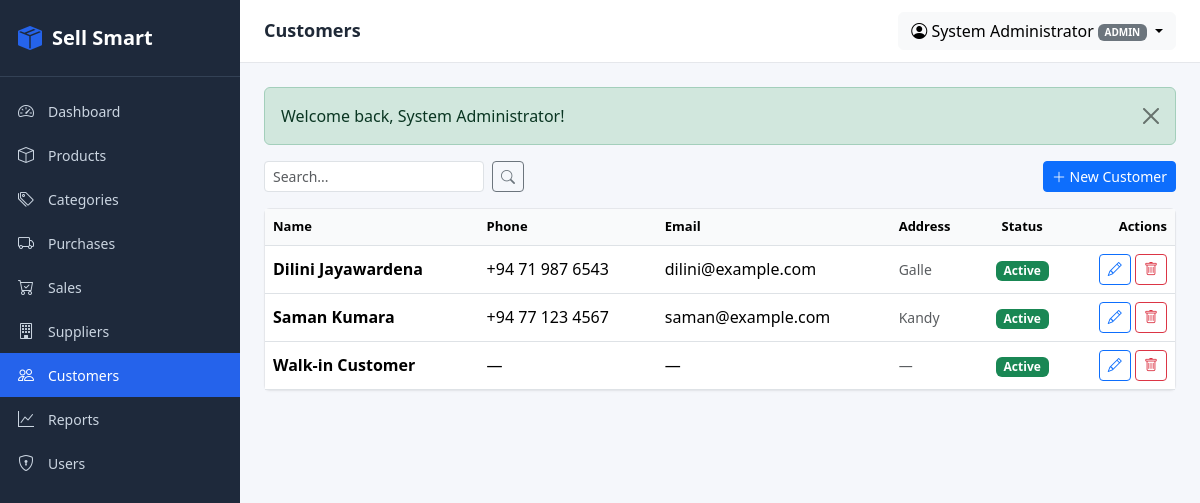
Screenshot of /modules/customers/index.php (signed in) with the database file from the repository.
### tables this page shows
CREATE TABLE customers (
  customer_id  INT UNSIGNED AUTO_INCREMENT PRIMARY KEY,
  name         VARCHAR(120) NOT NULL,
  phone        VARCHAR(30)  NULL,
  email        VARCHAR(100) NULL,
  address      VARCHAR(255) NULL,
  is_active    TINYINT(1)   NOT NULL DEFAULT 1,
  created_at   DATETIME     NOT NULL DEFAULT CURRENT_TIMESTAMP,
  updated_at   DATETIME     NOT NULL DEFAULT CURRENT_TIMESTAMP ON UPDATE CURRENT_TIMESTAMP,
  INDEX idx_customers_name (name)
);

### includes/helpers.php (called while the page is built, shortened)
<?php
function e($value): string
{
    return htmlspecialchars((string)($value ?? ''), ENT_QUOTES, 'UTF-8');
}
function url(string $path = ''): string
{
    return rtrim(BASE_URL, '/') . '/' . ltrim($path, '/');
}

### config/database.php (called while the page is built)
<?php
function db(): PDO
{
    static $pdo = null;
    if ($pdo !== null) {
        return $pdo;
    }
    $host    = 'localhost';
    $dbname  = 'inventory';
    $user    = 'root';
    $pass    = '';
    $charset = 'utf8mb4';
    $dsn = "mysql:host={$host};dbname={$dbname};charset={$charset}";
    $options = [
        PDO::ATTR_ERRMODE            => PDO::ERRMODE_EXCEPTION,
        PDO::ATTR_DEFAULT_FETCH_MODE => PDO::FETCH_ASSOC,
        PDO::ATTR_EMULATE_PREPARES   => false,
    ];
    try {
        $pdo = new PDO($dsn, $user, $pass, $options);
    } catch (PDOException $e) {
        die('Database connection failed: ' . htmlspecialchars($e->getMessage()));
    }
    return $pdo;
}

### includes/auth.php (called while the page is built, shortened)
<?php
function current_role(): ?string
{
    return $_SESSION['user']['role'] ?? null;
}
function is_admin(): bool
{
    return current_role() === 'admin';
}

### modules/customers/index.php (the view, shortened to what this page needs)
<?php
$search  = trim($_GET['q'] ?? '');
$page    = max(1, (int)($_GET['page'] ?? 1));
$perPage = 15;
$offset  = ($page - 1) * $perPage;
$where = []; $params = [];
$whereSql = $where ? 'WHERE ' . implode(' AND ', $where) : '';
$sql = "SELECT * FROM customers $whereSql ORDER BY name LIMIT $perPage OFFSET $offset";
$stmt = db()->prepare($sql);
$stmt->execute($params);
$customers = $stmt->fetchAll();
include __DIR__ . '/../../includes/header.php';
?>
<div class="d-flex justify-content-between align-items-center mb-3">
    <form method="GET" class="d-flex gap-2">
        <input type="text" name="q" class="form-control form-control-sm" placeholder="Search..." value="<?= e($search) ?>">
        <button class="btn btn-sm btn-outline-secondary"><i class="bi bi-search"></i></button>
    </form>
    <a href="<?= url('modules/customers/create.php') ?>" class="btn btn-primary btn-sm">
        <i class="bi bi-plus-lg"></i> New Customer
    </a>
</div>
<div class="card">
    <div class="table-responsive">
        <table class="table table-hover mb-0 align-middle">
            <thead>
                <tr>
                    <th>Name</th>
                    <th>Phone</th>
                    <th>Email</th>
                    <th>Address</th>
                    <th class="text-center">Status</th>
                    <th class="text-end">Actions</th>
                </tr>
            </thead>
            <tbody>
                <?php foreach ($customers as $c): ?>
                    <tr>
                        <td><strong><?= e($c['name']) ?></strong></td>
                        <td><?= e($c['phone'] ?: '—') ?></td>
                        <td><?= e($c['email'] ?: '—') ?></td>
                        <td class="text-muted small"><?= e($c['address'] ?: '—') ?></td>
                        <td class="text-center">
                            <?= $c['is_active']
                                ? '<span class="badge bg-success">Active</span>'
                                : '<span class="badge bg-secondary">Inactive</span>' ?>
                        </td>
                        <td class="text-end">
                            <a href="<?= url('modules/customers/edit.php?id=' . (int)$c['customer_id']) ?>" class="btn btn-sm btn-outline-primary">
                                <i class="bi bi-pencil"></i>
                            </a>
                            <?php if (is_admin()): ?>
                                <form method="POST" action="<?= url('modules/customers/delete.php') ?>" class="d-inline"
                                      onsubmit="return confirm('Delete this customer?');">
                                    <button class="btn btn-sm btn-outline-danger"><i class="bi bi-trash"></i></button>
                                </form>
                            <?php endif; ?>
                        </td>
                    </tr>
                <?php endforeach; ?>
            </tbody>
        </table>
    </div>
</div>
<?php include __DIR__ . '/../../includes/footer.php'; ?>

### assets/css/app.css (style rules this page uses)
:root { --sidebar-width: 240px; --sidebar-bg: #1e293b; --sidebar-fg: #cbd5e1; --sidebar-fg-active: #ffffff; --sidebar-hover: #334155; --topbar-bg: #ffffff; --content-bg: #f5f7fb; --brand: #2563eb; }
* { box-sizing: border-box; }
html, body { margin: 0; padding: 0; font-family: 'Segoe UI', Tahoma, sans-serif; background: var(--content-bg); color: #1f2937; }
.card { border: 1px solid #e5e7eb; box-shadow: 0 1px 2px rgba(0,0,0,0.03); }
.table thead th { background: #f9fafb; font-weight: 600; font-size: 13px; }

### rows the page displays
customers: name "Dilini Jayawardena", phone "+94 71 987 6543", email "dilini@example.com", address "Galle", is_active "Active"
customers: name "Saman Kumara", phone "+94 77 123 4567", email "saman@example.com", address "Kandy", is_active "Active"
customers: name "Walk-in Customer", phone "—", email "—", address "—", is_active "Active"

### other values shown
$pageTitle "Customers"
$user['full_name'] "System Administrator"
$user['role'] "ADMIN"
$f['message'] "Welcome back, System Administrator!"
